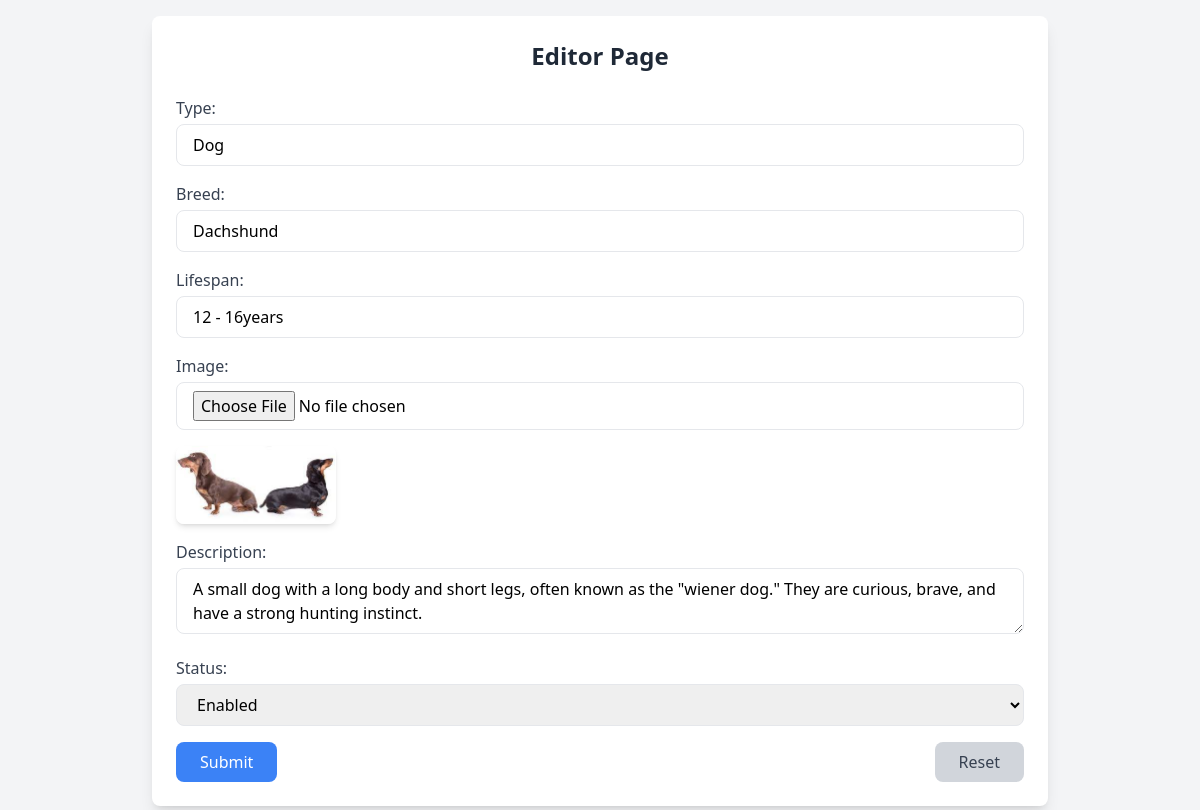
Page /admin/editPet.php?id=10 (signed in) on the committed database.
### tables this page shows
CREATE TABLE `images` (
  `id` int(11) NOT NULL,
  `file_path` varchar(255) NOT NULL,
  `type` varchar(100) NOT NULL,
  `breed` varchar(100) NOT NULL,
  `lifespan` varchar(100) NOT NULL,
  `description` text NOT NULL,
  `status` varchar(10) DEFAULT 'enabled'
);

### admin/editPet.php (the view, shortened to what this page needs)
<?php
require_once '../constant/config.php';
$fetch = null;
if (isset($_GET['id'])) {
    $id = intval($_GET['id']);
    $stmt = $conn->prepare("SELECT * FROM images WHERE id = :id");
    $stmt->execute(['id' => $id]);
    $fetch = $stmt->fetch(PDO::FETCH_ASSOC);
}
?>
<!DOCTYPE html>
<html lang="en">
<head>
    <script src="https://cdn.tailwindcss.com"></script>
</head>
<body class="bg-gray-100 min-h-screen flex items-center justify-center p-4">
    <div class="bg-white p-6 rounded-lg shadow-lg max-w-4xl w-full">
        <h1 class="text-2xl font-bold text-gray-800 mb-6 text-center">Editor Page</h1>
        <form action="" method="post" enctype="multipart/form-data" class="space-y-4" onsubmit="return confirm('Are you sure you want to edit this information?');">
            <div>
                <label for="type" class="block text-gray-700 font-medium mb-1">Type:</label>
                <input type="text" id="type" name="type"
                       value="<?php echo htmlspecialchars($fetch['type'] ?? '', ENT_QUOTES); ?>"
                       class="w-full px-4 py-2 border rounded-lg focus:ring focus:ring-blue-300"
                       required>
            </div>
            <div>
                <label for="breed" class="block text-gray-700 font-medium mb-1">Breed:</label>
                <input type="text" id="breed" name="breed"
                       value="<?php echo htmlspecialchars($fetch['breed'] ?? '', ENT_QUOTES); ?>"
                       class="w-full px-4 py-2 border rounded-lg focus:ring focus:ring-blue-300"
                       required>
            </div>
            <div>
                <label for="lifespan" class="block text-gray-700 font-medium mb-1">Lifespan:</label>
                <input type="text" id="lifespan" name="lifespan"
                       value="<?php echo htmlspecialchars($fetch['lifespan'] ?? '', ENT_QUOTES); ?>"
                       class="w-full px-4 py-2 border rounded-lg focus:ring focus:ring-blue-300"
                       required>
            </div>
            <div>
                <label for="image" class="block text-gray-700 font-medium mb-1">Image:</label>
                <input type="file" id="image" name="image"
                       class="w-full px-4 py-2 border rounded-lg">
                <?php if ($fetch && !empty($fetch['file_path'])): ?>
                    <div class="mt-4">
                        <img src="<?php echo htmlspecialchars($fetch['file_path'], ENT_QUOTES); ?>"
                             alt="Current Image"
                             class="w-40 h-auto rounded-lg shadow-md">
                    </div>
                <?php endif; ?>
            </div>
            <div>
                <label for="description" class="block text-gray-700 font-medium mb-1">Description:</label>
                <textarea id="description" name="description"
                          class="w-full px-4 py-2 border rounded-lg focus:ring focus:ring-blue-300"><?php echo htmlspecialchars($fetch['description'] ?? '', ENT_QUOTES); ?></textarea>
            </div>
            <div>
                <label for="status" class="block text-gray-700 font-medium mb-1">Status:</label>
                <select name="status" id="status"
                        class="w-full px-4 py-2 border rounded-lg focus:ring focus:ring-blue-300">
                    <option value="enabled" <?php echo ($fetch['status'] ?? '') === 'enabled' ? 'selected' : ''; ?>>Enabled</option>
                </select>
            </div>
            <div class="flex justify-between">
                <button type="submit" name="submit"
                        class="bg-blue-500 text-white px-6 py-2 rounded-lg hover:bg-blue-600 focus:ring focus:ring-blue-300">
                    Submit
                </button>
                <button type="reset"
                        class="bg-gray-300 text-gray-700 px-6 py-2 rounded-lg hover:bg-gray-400 focus:ring focus:ring-gray-300">
                    Reset
                </button>
            </div>
        </form>
    </div>
</body>
</html>

### rows in the picture
images: type "Dog", breed "Dachshund", lifespan "12 - 16years", file_path (picture), description "A small dog with a long body and short legs, often known as the \"wiener dog.\" They are curious, brave, and have a strong hunting instinct.", status "Enabled"
